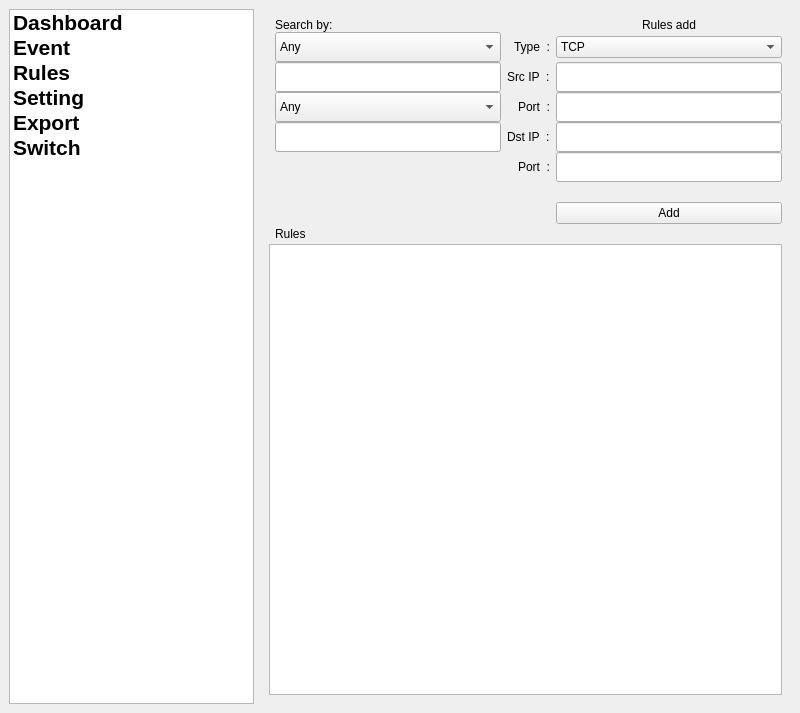
<?xml version="1.0" encoding="UTF-8"?>
<ui version="4.0">
 <class>MainWindow</class>
 <widget class="QMainWindow" name="MainWindow">
  <property name="geometry">
   <rect>
    <x>0</x>
    <y>0</y>
    <width>800</width>
    <height>713</height>
   </rect>
  </property>
  <property name="windowTitle">
   <string>MainWindow</string>
  </property>
  <widget class="QWidget" name="centralwidget">
   <layout class="QHBoxLayout" name="horizontalLayout_2">
    <item>
     <layout class="QHBoxLayout" name="horizontalLayout">
      <item>
       <widget class="QListWidget" name="menu_listView">
        <property name="maximumSize">
         <size>
          <width>250</width>
          <height>16777215</height>
         </size>
        </property>
        <property name="font">
         <font>
          <pointsize>16</pointsize>
          <weight>75</weight>
          <bold>true</bold>
          <strikeout>false</strikeout>
         </font>
        </property>
        <property name="iconSize">
         <size>
          <width>45</width>
          <height>45</height>
         </size>
        </property>
        <property name="layoutMode">
         <enum>QListView::SinglePass</enum>
        </property>
        <property name="spacing">
         <number>12</number>
        </property>
        <property name="viewMode">
         <enum>QListView::ListMode</enum>
        </property>
        <property name="uniformItemSizes">
         <bool>false</bool>
        </property>
        <item>
         <property name="text">
          <string>Dashboard</string>
         </property>
         <property name="icon">
          <iconset>
           <normaloff>resources/dashboard.png</normaloff>resources/dashboard.png</iconset>
         </property>
        </item>
        <item>
         <property name="text">
          <string>Event</string>
         </property>
         <property name="icon">
          <iconset>
           <normaloff>resources/exclamation-mark-in-a-circle.png</normaloff>resources/exclamation-mark-in-a-circle.png</iconset>
         </property>
        </item>
        <item>
         <property name="text">
          <string>Rules</string>
         </property>
         <property name="icon">
          <iconset>
           <normaloff>resources/dna.png</normaloff>resources/dna.png</iconset>
         </property>
        </item>
        <item>
         <property name="text">
          <string>Setting</string>
         </property>
         <property name="icon">
          <iconset>
           <normaloff>resources/setting-lines.png</normaloff>resources/setting-lines.png</iconset>
         </property>
        </item>
        <item>
         <property name="text">
          <string>Export</string>
         </property>
         <property name="icon">
          <iconset>
           <normaloff>resources/export.png</normaloff>resources/export.png</iconset>
         </property>
        </item>
        <item>
         <property name="text">
          <string>Switch</string>
         </property>
         <property name="icon">
          <iconset>
           <normaloff>resources/change-power-options.png</normaloff>resources/change-power-options.png</iconset>
         </property>
        </item>
       </widget>
      </item>
      <item>
       <widget class="QStackedWidget" name="stackedWidget">
        <property name="currentIndex">
         <number>2</number>
        </property>
        <widget class="QWidget" name="dashboard_page">
         <layout class="QHBoxLayout" name="horizontalLayout_3">
          <item>
           <layout class="QGridLayout" name="gridLayout">
            <item row="3" column="1">
             <widget class="QTextBrowser" name="currentEvent_textBrower"/>
            </item>
            <item row="2" column="0">
             <widget class="QLabel" name="label_3">
              <property name="text">
               <string>Attack Type</string>
              </property>
             </widget>
            </item>
            <item row="2" column="1">
             <widget class="QLabel" name="label_4">
              <property name="text">
               <string>Currrent event</string>
              </property>
             </widget>
            </item>
            <item row="0" column="1">
             <widget class="QLabel" name="label_2">
              <property name="text">
               <string>Packet Type</string>
              </property>
             </widget>
            </item>
            <item row="1" column="0">
             <widget class="QTextBrowser" name="livePacket_textBrowser"/>
            </item>
            <item row="0" column="0">
             <widget class="QLabel" name="label">
              <property name="text">
               <string>Live packet</string>
              </property>
             </widget>
            </item>
            <item row="3" column="0">
             <widget class="QFrame" name="attack_frame">
              <property name="sizePolicy">
               <sizepolicy hsizetype="Preferred" vsizetype="MinimumExpanding">
                <horstretch>0</horstretch>
                <verstretch>0</verstretch>
               </sizepolicy>
              </property>
              <property name="minimumSize">
               <size>
                <width>0</width>
                <height>0</height>
               </size>
              </property>
              <property name="maximumSize">
               <size>
                <width>16777214</width>
                <height>16777215</height>
               </size>
              </property>
              <property name="frameShape">
               <enum>QFrame::StyledPanel</enum>
              </property>
              <property name="frameShadow">
               <enum>QFrame::Raised</enum>
              </property>
             </widget>
            </item>
            <item row="1" column="1">
             <widget class="QFrame" name="packetType_frame">
              <property name="sizePolicy">
               <sizepolicy hsizetype="Preferred" vsizetype="Preferred">
                <horstretch>0</horstretch>
                <verstretch>0</verstretch>
               </sizepolicy>
              </property>
              <property name="frameShape">
               <enum>QFrame::StyledPanel</enum>
              </property>
              <property name="frameShadow">
               <enum>QFrame::Raised</enum>
              </property>
             </widget>
            </item>
           </layout>
          </item>
         </layout>
        </widget>
        <widget class="QWidget" name="event_page">
         <layout class="QHBoxLayout" name="horizontalLayout_4">
          <item>
           <layout class="QGridLayout" name="gridLayout_2">
            <item row="0" column="0">
             <widget class="QLabel" name="label_5">
              <property name="text">
               <string>Search by:</string>
              </property>
             </widget>
            </item>
            <item row="2" column="0" colspan="2">
             <widget class="QLineEdit" name="eventSearch1_editText">
              <property name="maximumSize">
               <size>
                <width>16777215</width>
                <height>30</height>
               </size>
              </property>
             </widget>
            </item>
            <item row="4" column="0" colspan="2">
             <widget class="QTableView" name="eventTableView"/>
            </item>
            <item row="1" column="0" colspan="2">
             <widget class="QComboBox" name="eventSearch1_comboBox">
              <item>
               <property name="text">
                <string>Any</string>
               </property>
              </item>
              <item>
               <property name="text">
                <string>Timestamp</string>
               </property>
              </item>
              <item>
               <property name="text">
                <string>Event</string>
               </property>
              </item>
              <item>
               <property name="text">
                <string>Type</string>
               </property>
              </item>
              <item>
               <property name="text">
                <string>Detail</string>
               </property>
              </item>
              <item>
               <property name="text">
                <string>Src Source</string>
               </property>
              </item>
              <item>
               <property name="text">
                <string>Src Port</string>
               </property>
              </item>
              <item>
               <property name="text">
                <string>Dst Source</string>
               </property>
              </item>
              <item>
               <property name="text">
                <string>Dst Port</string>
               </property>
              </item>
             </widget>
            </item>
            <item row="3" column="0" colspan="2">
             <widget class="QComboBox" name="comboBox_2">
              <item>
               <property name="text">
                <string>Any</string>
               </property>
              </item>
              <item>
               <property name="text">
                <string>Timestamp</string>
               </property>
              </item>
              <item>
               <property name="text">
                <string>Event</string>
               </property>
              </item>
              <item>
               <property name="text">
                <string>Type</string>
               </property>
              </item>
              <item>
               <property name="text">
                <string>Detail</string>
               </property>
              </item>
              <item>
               <property name="text">
                <string>Src Source</string>
               </property>
              </item>
              <item>
               <property name="text">
                <string>Src Port</string>
               </property>
              </item>
              <item>
               <property name="text">
                <string>Dst Source</string>
               </property>
              </item>
              <item>
               <property name="text">
                <string>Dst Port</string>
               </property>
              </item>
             </widget>
            </item>
           </layout>
          </item>
         </layout>
        </widget>
        <widget class="QWidget" name="rules_page">
         <layout class="QHBoxLayout" name="horizontalLayout_8">
          <item>
           <layout class="QHBoxLayout" name="horizontalLayout_7">
            <item>
             <layout class="QGridLayout" name="gridLayout_3">
              <property name="verticalSpacing">
               <number>0</number>
              </property>
              <item row="1" column="2" alignment="Qt::AlignRight">
               <widget class="QLabel" name="label_8">
                <property name="text">
                 <string>Type  :</string>
                </property>
               </widget>
              </item>
              <item row="0" column="3" alignment="Qt::AlignHCenter">
               <widget class="QLabel" name="label_7">
                <property name="maximumSize">
                 <size>
                  <width>16777215</width>
                  <height>20</height>
                 </size>
                </property>
                <property name="text">
                 <string>Rules add</string>
                </property>
               </widget>
              </item>
              <item row="8" column="1">
               <widget class="QLabel" name="label_6">
                <property name="sizePolicy">
                 <sizepolicy hsizetype="Expanding" vsizetype="Expanding">
                  <horstretch>0</horstretch>
                  <verstretch>0</verstretch>
                 </sizepolicy>
                </property>
                <property name="maximumSize">
                 <size>
                  <width>16777215</width>
                  <height>20</height>
                 </size>
                </property>
                <property name="text">
                 <string>Rules</string>
                </property>
               </widget>
              </item>
              <item row="7" column="3">
               <widget class="QPushButton" name="addRules_button">
                <property name="text">
                 <string>Add</string>
                </property>
               </widget>
              </item>
              <item row="3" column="2" alignment="Qt::AlignRight">
               <widget class="QLabel" name="label_10">
                <property name="text">
                 <string>Port  :</string>
                </property>
               </widget>
              </item>
              <item row="5" column="2" alignment="Qt::AlignRight">
               <widget class="QLabel" name="label_12">
                <property name="text">
                 <string>Port  :</string>
                </property>
               </widget>
              </item>
              <item row="1" column="3">
               <widget class="QComboBox" name="packetType_comboBox">
                <item>
                 <property name="text">
                  <string>TCP</string>
                 </property>
                </item>
                <item>
                 <property name="text">
                  <string>UDP</string>
                 </property>
                </item>
                <item>
                 <property name="text">
                  <string>ICMP</string>
                 </property>
                </item>
               </widget>
              </item>
              <item row="0" column="1">
               <widget class="QLabel" name="label_13">
                <property name="text">
                 <string>Search by:</string>
                </property>
               </widget>
              </item>
              <item row="2" column="2" alignment="Qt::AlignRight">
               <widget class="QLabel" name="label_9">
                <property name="text">
                 <string>Src IP  :</string>
                </property>
               </widget>
              </item>
              <item row="6" column="2">
               <spacer name="verticalSpacer">
                <property name="orientation">
                 <enum>Qt::Horizontal</enum>
                </property>
                <property name="sizeHint" stdset="0">
                 <size>
                  <width>10</width>
                  <height>20</height>
                 </size>
                </property>
               </spacer>
              </item>
              <item row="8" column="2">
               <spacer name="horizontalSpacer">
                <property name="orientation">
                 <enum>Qt::Horizontal</enum>
                </property>
                <property name="sizeHint" stdset="0">
                 <size>
                  <width>40</width>
                  <height>20</height>
                 </size>
                </property>
               </spacer>
              </item>
              <item row="4" column="2" alignment="Qt::AlignRight">
               <widget class="QLabel" name="label_11">
                <property name="text">
                 <string>Dst IP  :</string>
                </property>
               </widget>
              </item>
              <item row="9" column="0" colspan="4">
               <widget class="QTableView" name="rules_tableView"/>
              </item>
              <item row="2" column="3">
               <widget class="QLineEdit" name="add_srcIP_editText">
                <property name="sizePolicy">
                 <sizepolicy hsizetype="Expanding" vsizetype="Expanding">
                  <horstretch>20</horstretch>
                  <verstretch>0</verstretch>
                 </sizepolicy>
                </property>
                <property name="maximumSize">
                 <size>
                  <width>16777215</width>
                  <height>30</height>
                 </size>
                </property>
               </widget>
              </item>
              <item row="3" column="3">
               <widget class="QLineEdit" name="add_srcPort_editText">
                <property name="sizePolicy">
                 <sizepolicy hsizetype="Expanding" vsizetype="Expanding">
                  <horstretch>20</horstretch>
                  <verstretch>0</verstretch>
                 </sizepolicy>
                </property>
                <property name="maximumSize">
                 <size>
                  <width>16777215</width>
                  <height>30</height>
                 </size>
                </property>
               </widget>
              </item>
              <item row="4" column="3">
               <widget class="QLineEdit" name="add_dstIP_editText">
                <property name="sizePolicy">
                 <sizepolicy hsizetype="Expanding" vsizetype="Expanding">
                  <horstretch>20</horstretch>
                  <verstretch>0</verstretch>
                 </sizepolicy>
                </property>
                <property name="maximumSize">
                 <size>
                  <width>16777215</width>
                  <height>30</height>
                 </size>
                </property>
               </widget>
              </item>
              <item row="5" column="3">
               <widget class="QLineEdit" name="add_dstPort_editText">
                <property name="sizePolicy">
                 <sizepolicy hsizetype="Expanding" vsizetype="Expanding">
                  <horstretch>20</horstretch>
                  <verstretch>0</verstretch>
                 </sizepolicy>
                </property>
                <property name="maximumSize">
                 <size>
                  <width>16777215</width>
                  <height>30</height>
                 </size>
                </property>
               </widget>
              </item>
              <item row="2" column="1">
               <widget class="QLineEdit" name="searchRulesIP_editText">
                <property name="sizePolicy">
                 <sizepolicy hsizetype="Expanding" vsizetype="Expanding">
                  <horstretch>0</horstretch>
                  <verstretch>0</verstretch>
                 </sizepolicy>
                </property>
                <property name="maximumSize">
                 <size>
                  <width>16777215</width>
                  <height>30</height>
                 </size>
                </property>
               </widget>
              </item>
              <item row="4" column="1">
               <widget class="QLineEdit" name="searchRulesPort_editText">
                <property name="sizePolicy">
                 <sizepolicy hsizetype="Expanding" vsizetype="Expanding">
                  <horstretch>20</horstretch>
                  <verstretch>0</verstretch>
                 </sizepolicy>
                </property>
                <property name="maximumSize">
                 <size>
                  <width>16777215</width>
                  <height>30</height>
                 </size>
                </property>
               </widget>
              </item>
              <item row="1" column="1">
               <widget class="QComboBox" name="ruleSearch1_comboBox">
                <property name="sizePolicy">
                 <sizepolicy hsizetype="Preferred" vsizetype="Expanding">
                  <horstretch>0</horstretch>
                  <verstretch>0</verstretch>
                 </sizepolicy>
                </property>
                <property name="maximumSize">
                 <size>
                  <width>16777215</width>
                  <height>30</height>
                 </size>
                </property>
                <item>
                 <property name="text">
                  <string>Any</string>
                 </property>
                </item>
                <item>
                 <property name="text">
                  <string>Type</string>
                 </property>
                </item>
                <item>
                 <property name="text">
                  <string>Source IP</string>
                 </property>
                </item>
                <item>
                 <property name="text">
                  <string>Source Port</string>
                 </property>
                </item>
                <item>
                 <property name="text">
                  <string>Destination IP</string>
                 </property>
                </item>
                <item>
                 <property name="text">
                  <string>Destination Port</string>
                 </property>
                </item>
               </widget>
              </item>
              <item row="3" column="1">
               <widget class="QComboBox" name="ruleSearch2_comboBox">
                <property name="sizePolicy">
                 <sizepolicy hsizetype="Preferred" vsizetype="Expanding">
                  <horstretch>0</horstretch>
                  <verstretch>0</verstretch>
                 </sizepolicy>
                </property>
                <property name="maximumSize">
                 <size>
                  <width>16777215</width>
                  <height>30</height>
                 </size>
                </property>
                <item>
                 <property name="text">
                  <string>Any</string>
                 </property>
                </item>
                <item>
                 <property name="text">
                  <string>Type</string>
                 </property>
                </item>
                <item>
                 <property name="text">
                  <string>Source IP</string>
                 </property>
                </item>
                <item>
                 <property name="text">
                  <string>Source Port</string>
                 </property>
                </item>
                <item>
                 <property name="text">
                  <string>Destination IP</string>
                 </property>
                </item>
                <item>
                 <property name="text">
                  <string>Destination Port</string>
                 </property>
                </item>
               </widget>
              </item>
             </layout>
            </item>
           </layout>
          </item>
         </layout>
        </widget>
        <widget class="QWidget" name="setting_page">
         <layout class="QHBoxLayout" name="horizontalLayout_5">
          <item>
           <layout class="QGridLayout" name="gridLayout_4">
            <item row="18" column="1">
             <widget class="QComboBox" name="starupBoot_comboBox">
              <item>
               <property name="text">
                <string>Yes</string>
               </property>
              </item>
              <item>
               <property name="text">
                <string>No</string>
               </property>
              </item>
             </widget>
            </item>
            <item row="18" column="0">
             <widget class="QLabel" name="label_24">
              <property name="text">
               <string>Startup on boot :</string>
              </property>
             </widget>
            </item>
            <item row="14" column="0">
             <widget class="QLabel" name="label_26">
              <property name="maximumSize">
               <size>
                <width>16777215</width>
                <height>20</height>
               </size>
              </property>
              <property name="font">
               <font>
                <weight>75</weight>
                <bold>true</bold>
                <underline>true</underline>
               </font>
              </property>
              <property name="text">
               <string>Miscellaneous</string>
              </property>
             </widget>
            </item>
            <item row="3" column="2" alignment="Qt::AlignRight|Qt::AlignTop">
             <widget class="QLabel" name="label_19">
              <property name="maximumSize">
               <size>
                <width>16777215</width>
                <height>20</height>
               </size>
              </property>
              <property name="text">
               <string>Strict</string>
              </property>
             </widget>
            </item>
            <item row="5" column="0">
             <widget class="QLabel" name="label_22">
              <property name="maximumSize">
               <size>
                <width>200</width>
                <height>20</height>
               </size>
              </property>
              <property name="text">
               <string>Detection range :</string>
              </property>
             </widget>
            </item>
            <item row="5" column="1" alignment="Qt::AlignLeft|Qt::AlignTop">
             <widget class="QRadioButton" name="detection_rangeOnly_radioButton">
              <property name="maximumSize">
               <size>
                <width>16777215</width>
                <height>20</height>
               </size>
              </property>
              <property name="text">
               <string>Host only</string>
              </property>
             </widget>
            </item>
            <item row="9" column="0">
             <widget class="QLabel" name="label_25">
              <property name="maximumSize">
               <size>
                <width>16777215</width>
                <height>20</height>
               </size>
              </property>
              <property name="font">
               <font>
                <weight>75</weight>
                <bold>true</bold>
                <underline>true</underline>
               </font>
              </property>
              <property name="text">
               <string>Alert configuration</string>
              </property>
             </widget>
            </item>
            <item row="3" column="1" alignment="Qt::AlignLeft|Qt::AlignTop">
             <widget class="QLabel" name="label_18">
              <property name="maximumSize">
               <size>
                <width>16777215</width>
                <height>20</height>
               </size>
              </property>
              <property name="text">
               <string> Medium                                             </string>
              </property>
             </widget>
            </item>
            <item row="12" column="0">
             <widget class="QLabel" name="label_21">
              <property name="text">
               <string>Add email recipient :</string>
              </property>
             </widget>
            </item>
            <item row="4" column="0">
             <spacer name="horizontalSpacer_8">
              <property name="orientation">
               <enum>Qt::Horizontal</enum>
              </property>
              <property name="sizeHint" stdset="0">
               <size>
                <width>40</width>
                <height>20</height>
               </size>
              </property>
             </spacer>
            </item>
            <item row="3" column="0" alignment="Qt::AlignLeft|Qt::AlignTop">
             <widget class="QLabel" name="label_17">
              <property name="maximumSize">
               <size>
                <width>16777215</width>
                <height>20</height>
               </size>
              </property>
              <property name="text">
               <string>Low</string>
              </property>
             </widget>
            </item>
            <item row="2" column="0" colspan="3" alignment="Qt::AlignTop">
             <widget class="QSlider" name="detectionLevel_slicer">
              <property name="maximumSize">
               <size>
                <width>16777215</width>
                <height>20</height>
               </size>
              </property>
              <property name="orientation">
               <enum>Qt::Horizontal</enum>
              </property>
             </widget>
            </item>
            <item row="1" column="0" alignment="Qt::AlignTop">
             <widget class="QLabel" name="label_16">
              <property name="maximumSize">
               <size>
                <width>16777215</width>
                <height>20</height>
               </size>
              </property>
              <property name="text">
               <string>Detection level</string>
              </property>
             </widget>
            </item>
            <item row="13" column="0">
             <spacer name="horizontalSpacer_9">
              <property name="orientation">
               <enum>Qt::Horizontal</enum>
              </property>
              <property name="sizeHint" stdset="0">
               <size>
                <width>40</width>
                <height>20</height>
               </size>
              </property>
             </spacer>
            </item>
            <item row="11" column="0">
             <spacer name="horizontalSpacer_7">
              <property name="orientation">
               <enum>Qt::Horizontal</enum>
              </property>
              <property name="sizeHint" stdset="0">
               <size>
                <width>40</width>
                <height>20</height>
               </size>
              </property>
             </spacer>
            </item>
            <item row="16" column="0">
             <widget class="QLabel" name="label_23">
              <property name="text">
               <string>Machine Learning Algorithms :</string>
              </property>
             </widget>
            </item>
            <item row="16" column="1">
             <widget class="QComboBox" name="algorithms_comboBox"/>
            </item>
            <item row="12" column="2">
             <widget class="QPushButton" name="addEmail_button">
              <property name="text">
               <string>Add</string>
              </property>
             </widget>
            </item>
            <item row="10" column="0" alignment="Qt::AlignTop">
             <widget class="QLabel" name="label_20">
              <property name="maximumSize">
               <size>
                <width>16777215</width>
                <height>20</height>
               </size>
              </property>
              <property name="text">
               <string>Alert email to</string>
              </property>
             </widget>
            </item>
            <item row="7" column="1" alignment="Qt::AlignLeft|Qt::AlignTop">
             <widget class="QRadioButton" name="detection_entireNetwork_radioButton">
              <property name="maximumSize">
               <size>
                <width>16777215</width>
                <height>20</height>
               </size>
              </property>
              <property name="text">
               <string>Entire Network</string>
              </property>
             </widget>
            </item>
            <item row="8" column="0">
             <spacer name="horizontalSpacer_2">
              <property name="orientation">
               <enum>Qt::Horizontal</enum>
              </property>
              <property name="sizeHint" stdset="0">
               <size>
                <width>40</width>
                <height>20</height>
               </size>
              </property>
             </spacer>
            </item>
            <item row="0" column="0" alignment="Qt::AlignTop">
             <widget class="QLabel" name="label_27">
              <property name="maximumSize">
               <size>
                <width>16777215</width>
                <height>20</height>
               </size>
              </property>
              <property name="font">
               <font>
                <weight>75</weight>
                <bold>true</bold>
                <underline>true</underline>
               </font>
              </property>
              <property name="text">
               <string>Detection confguration</string>
              </property>
             </widget>
            </item>
            <item row="19" column="0" colspan="2">
             <spacer name="verticalSpacer_3">
              <property name="orientation">
               <enum>Qt::Vertical</enum>
              </property>
              <property name="sizeHint" stdset="0">
               <size>
                <width>20</width>
                <height>200</height>
               </size>
              </property>
             </spacer>
            </item>
            <item row="10" column="1" colspan="2">
             <widget class="QTableView" name="email_tableView"/>
            </item>
            <item row="12" column="1">
             <widget class="QLineEdit" name="email_editText">
              <property name="sizePolicy">
               <sizepolicy hsizetype="Expanding" vsizetype="Expanding">
                <horstretch>0</horstretch>
                <verstretch>0</verstretch>
               </sizepolicy>
              </property>
              <property name="maximumSize">
               <size>
                <width>16777215</width>
                <height>30</height>
               </size>
              </property>
             </widget>
            </item>
            <item row="17" column="0">
             <widget class="QLabel" name="label_31">
              <property name="text">
               <string>Retrain all data model</string>
              </property>
             </widget>
            </item>
            <item row="17" column="1">
             <widget class="QPushButton" name="retrainData_button">
              <property name="text">
               <string>Retrain data</string>
              </property>
             </widget>
            </item>
           </layout>
          </item>
         </layout>
        </widget>
        <widget class="QWidget" name="export_page">
         <layout class="QHBoxLayout" name="horizontalLayout_6">
          <item>
           <layout class="QGridLayout" name="gridLayout_5">
            <item row="0" column="0">
             <widget class="QLabel" name="label_30">
              <property name="text">
               <string>File to export</string>
              </property>
             </widget>
            </item>
            <item row="11" column="0" colspan="2">
             <widget class="QPushButton" name="export_button">
              <property name="text">
               <string>Export</string>
              </property>
             </widget>
            </item>
            <item row="5" column="0">
             <widget class="QLabel" name="label_29">
              <property name="maximumSize">
               <size>
                <width>16777215</width>
                <height>20</height>
               </size>
              </property>
              <property name="text">
               <string>Export format</string>
              </property>
             </widget>
            </item>
            <item row="7" column="0">
             <spacer name="horizontalSpacer_3">
              <property name="orientation">
               <enum>Qt::Horizontal</enum>
              </property>
              <property name="sizeHint" stdset="0">
               <size>
                <width>40</width>
                <height>20</height>
               </size>
              </property>
             </spacer>
            </item>
            <item row="2" column="0">
             <widget class="QLabel" name="label_28">
              <property name="maximumSize">
               <size>
                <width>16777215</width>
                <height>20</height>
               </size>
              </property>
              <property name="text">
               <string>Export location:</string>
              </property>
             </widget>
            </item>
            <item row="4" column="1">
             <widget class="QToolButton" name="openFile_button">
              <property name="text">
               <string>...</string>
              </property>
             </widget>
            </item>
            <item row="8" column="0">
             <spacer name="horizontalSpacer_4">
              <property name="orientation">
               <enum>Qt::Horizontal</enum>
              </property>
              <property name="sizeHint" stdset="0">
               <size>
                <width>40</width>
                <height>20</height>
               </size>
              </property>
             </spacer>
            </item>
            <item row="6" column="0">
             <widget class="QComboBox" name="exportFormat_comboBox">
              <property name="maximumSize">
               <size>
                <width>16777215</width>
                <height>20</height>
               </size>
              </property>
             </widget>
            </item>
            <item row="4" column="0">
             <widget class="QLineEdit" name="fileLocation_address_editText">
              <property name="enabled">
               <bool>false</bool>
              </property>
              <property name="sizePolicy">
               <sizepolicy hsizetype="Expanding" vsizetype="Expanding">
                <horstretch>0</horstretch>
                <verstretch>0</verstretch>
               </sizepolicy>
              </property>
              <property name="maximumSize">
               <size>
                <width>16777215</width>
                <height>30</height>
               </size>
              </property>
             </widget>
            </item>
            <item row="9" column="0" colspan="2">
             <widget class="QProgressBar" name="exportProgress">
              <property name="value">
               <number>0</number>
              </property>
             </widget>
            </item>
            <item row="10" column="0">
             <spacer name="verticalSpacer_2">
              <property name="orientation">
               <enum>Qt::Vertical</enum>
              </property>
              <property name="sizeHint" stdset="0">
               <size>
                <width>20</width>
                <height>40</height>
               </size>
              </property>
             </spacer>
            </item>
            <item row="1" column="0">
             <widget class="QLineEdit" name="targetFile_editText">
              <property name="enabled">
               <bool>false</bool>
              </property>
              <property name="sizePolicy">
               <sizepolicy hsizetype="Expanding" vsizetype="Maximum">
                <horstretch>0</horstretch>
                <verstretch>0</verstretch>
               </sizepolicy>
              </property>
              <property name="maximumSize">
               <size>
                <width>16777215</width>
                <height>40</height>
               </size>
              </property>
             </widget>
            </item>
            <item row="1" column="1">
             <widget class="QToolButton" name="fileToExportButton">
              <property name="text">
               <string>...</string>
              </property>
             </widget>
            </item>
           </layout>
          </item>
         </layout>
        </widget>
       </widget>
      </item>
     </layout>
    </item>
   </layout>
  </widget>
 </widget>
 <resources/>
 <connections/>
</ui>
